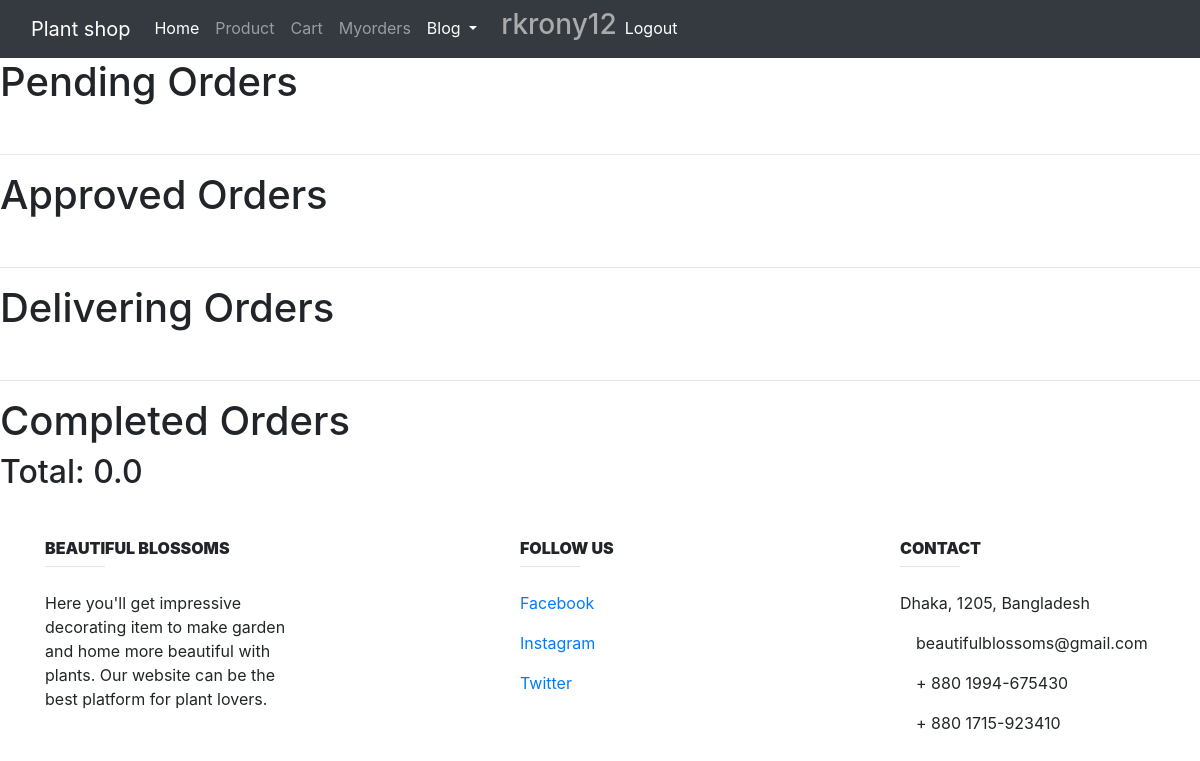
The page /Myorders/ (signed in) on the database as committed earlier.
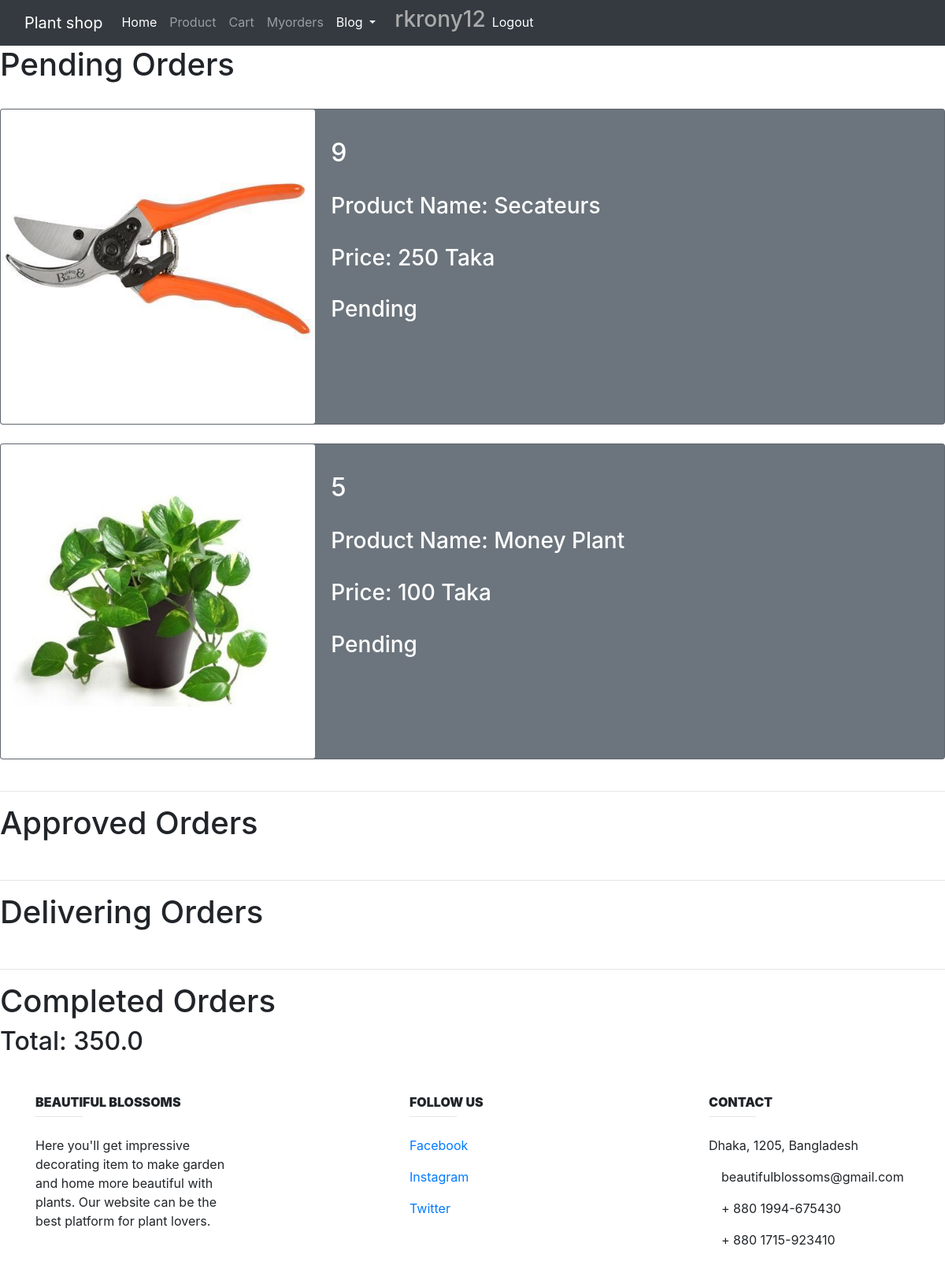
The same page on the database as committed later.
### Product/models.py (models this page shows, shortened)
class Order(models.Model):
    user = models.ForeignKey(User, on_delete=models.CASCADE)
    product = models.ForeignKey(Product, on_delete=models.CASCADE, null=True, blank=True)
    created_date = models.DateTimeField(auto_now_add=True, auto_now=False)
    updated_date = models.DateTimeField(auto_now_add=False, auto_now=True)
    STATUS_CHOICES = (
        ('Pending', 'Pending'),
        ('Approved', 'Approved'),
        ('Delivering', 'Delivering'),
        ('Completed', 'Completed')
    )
    status = models.CharField(max_length=30, choices=STATUS_CHOICES, default='Pending')
    PAYMENT_CHOICES = (
        ('Bkash', 'Bkash'),
        ('Rocket', 'Rocket'),
        ('Payment on delivery', 'Payment on delivery')
    )
    payment_options = models.CharField(max_length=50, choices=PAYMENT_CHOICES, default='Payment on delivery')
    is_paid = models.BooleanField(default=False)
    transaction_id = models.CharField(max_length=30, null =True, blank=True)

class Product(models.Model):
    product_name = models.CharField(max_length=100, default="")
    price = models.IntegerField(blank=True)
    picture = models.ImageField(upload_to='images/plants/',blank=True)
    reviews = models.ManyToManyField(Review)

### Product/views.py (the view)
# urls.py: path('Myorders/', product_views.my_orders, name='Myorders'),
@login_required
def my_orders(request):
    orders = Order(user=request.user)
    try:
        orders = Order.objects.filter(user=request.user)
        order_status = True
    except orders.DoesNotExist:
        orders = Order(user=request.user)
        order_status = False
    total = 0.0
    for order in orders:
        total += order.product.price
    context = {
        'orders': orders,
        'order_status': order_status,
        'total': total
    }
    return render(request, 'Product/order.html', context)

### templates/Product/order.html (shortened to what this page needs)
{% extends 'Base.html' %}
{% block content  %}
    {% if order_status == True %}
        <h1>Pending Orders</h1>
        {% for order in orders %}
            {% if order.status == 'Pending' %}
                <br>
               <div class="card text-white bg-secondary mb-2`" >
                  <div class="row no-gutters">
                    <div class="col-md-4">
                      <img src="{{ order.product.picture.url }}" class="card-img" alt="...">
                    </div>
                    <div class="col-md-8">
                      <div class="card-body">
                        <p class="card-text">
                            <h2>{{ order.product.id }}</h2> <br>
                            <h3>Product Name: {{ order.product.product_name }}</h3> <br>
                          <h3>Price: {{ order.product.price }} Taka </h3><br>
                            <h3>{{ order.status }} </h3>
                        </p>
                      </div>
                    </div>
                  </div>
                </div>
            {% endif %}
        {% endfor %}
        <br>
        <hr>
        <h1>Approved Orders</h1>
        <br>
        <hr>
        <h1>Delivering Orders</h1>
        <br>
        <hr>
        <h1>Completed Orders</h1>
    <h2>Total: {{ total }}</h2>
    {% else %}
        <h2>Total: 0.00</h2>
    {% endif %}
{% endblock content %}

### templates/Base.html (shortened to what this page needs)
<body>
<nav class="navbar navbar-expand-lg navbar-dark bg-dark">
  <div class="container-fluid">
    <a class="navbar-brand" href="#">Plant shop</a>
    <div class="collapse navbar-collapse" id="navbarSupportedContent">
      <ul class="navbar-nav me-auto mb-2 mb-lg-0">
        <li class="nav-item">
          <a class="nav-link active" aria-current="page" href="{% url 'Homepage' %}">Home</a>
        </li>
        <li class="nav-item">
          <a class="nav-link" href="{% url 'Product' %}">Product</a>
        </li>
       <li class="nav-item">
          <a class="nav-link" href="{% url 'cart' %}">Cart</a>
        </li>
       <li class="nav-item">
          <a class="nav-link" href="{% url 'Myorders' %}">Myorders</a>
        </li>
         <li class="nav-item dropdown active">
        <a class="nav-link dropdown-toggle" href="#" id="navbarDropdown" role="button" data-toggle="dropdown" aria-haspopup="true" aria-expanded="false">
         Blog
        </a>{% load static %}
<!DOCTYPE html>
<html lang="en">
<head>
    <link rel="stylesheet" href="https://stackpath.bootstrapcdn.com/bootstrap/4.5.2/css/bootstrap.min.css">
    <link rel="stylesheet" href="https://maxcdn.bootstrapcdn.com/bootstrap/4.0.0/css/bootstrap.min.css">
</head>
      </li>
        <li class="nav-item">
          <a class="nav-link disabled"></a>
        </li>
            <li class="nav-item">
        {% if user.is_authenticated %}
            <h3 style="color: #aaaaaa">{{ user.username }}</h3>
        {% else %}
            <h3 style="color: #aaaaaa"> Stranger!</h3>
        {% endif %}
     <li class="nav-item active">
        {% if user.is_authenticated %}
            <a class="nav-link" href="{% url 'logout' %}">Logout <span class="sr-only">(current)</span></a>
        {% else %}
            <a class="nav-link" href="{% url 'Registration' %}">Registration <span class="sr-only">(current)</span></a>
            <a class="nav-link" href="{% url 'login' %}">Login <span class="sr-only">(current)</span></a>
        {% endif %}
     </li>
    </div>
  </div>
</nav>
{% block content %}
{% endblock content %}
<footer class="page-footer font-small unique-color-dark">
        <div class="container mt-5 mb-4 text-center text-md-left">
            <div class="row mt-3">
                <div class="col-md-3 col-lg-4 col-xl-3 mb-4">
                    <h6 class="text-uppercase font-weight-bold">
                        <strong>BEAUTIFUL BLOSSOMS</strong>
                    </h6>
                    <hr class="deep-purple accent-2 mb-4 mt-0 d-inline-block mx-auto" style="width: 60px;">
                    <p>Here you'll get impressive decorating item to make garden and home more beautiful with plants. Our website can be the best
                        platform for plant lovers.</p>
                </div>
                <div class="col-md-2 col-lg-2 col-xl-2 mx-auto mb-4">
                    <h6 class="text-uppercase font-weight-bold">
                        <strong>Follow us</strong>
                    </h6>
                    <hr class="deep-purple accent-2 mb-4 mt-0 d-inline-block mx-auto" style="width: 60px;">
                    <p>
                        <a href="#!">Facebook</a>
                    </p>
                    <p>
                        <a href="#!">Instagram</a>
                    </p>
                    <p>
                        <a href="#!">Twitter</a>
                    </p>
                </div>
                <div class="col-md-4 col-lg-3 col-xl-3">
                    <h6 class="text-uppercase font-weight-bold">
                        <strong>Contact</strong>
                    </h6>
                    <hr class="deep-purple accent-2 mb-4 mt-0 d-inline-block mx-auto" style="width: 60px;">
                    <p>
                        </i> Dhaka, 1205, Bangladesh</p>
                    <p>
                         beautifulblossoms@gmail.com</p>
                    <p>
                         + 880 1994-675430</p>
                    <p>
                         + 880 1715-923410</p>
                </div>
            </div>
        </div>
    </footer>
</body>
</html>

Rows that differ between the two databases and show on the page:
added Order: product.picture (picture), product.id "9", product.product_name "Secateurs", product.price "250", status "Pending"
added Order: product.picture (picture), product.id "5", product.product_name "Money Plant", product.price "100", status "Pending"
Other text that changed with them:
{{ total }}: "0.0" → "350.0"
